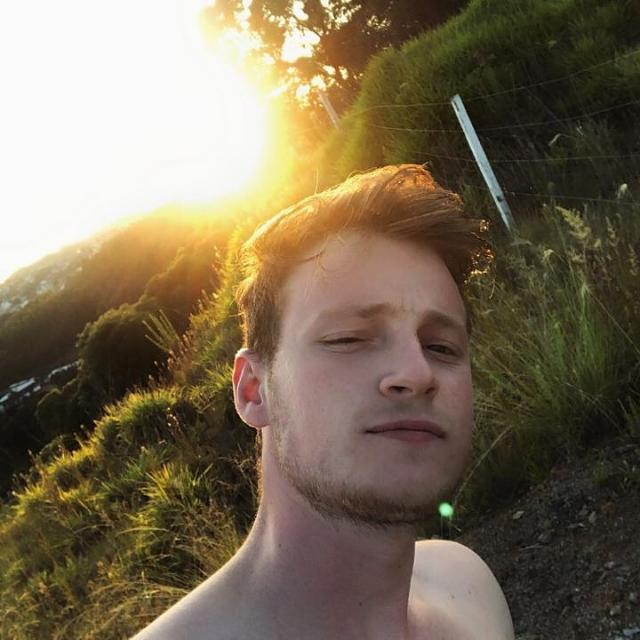
#> input picture resources/bruno.jpeg, 640 x 640 px, found by its file name
$ python laplacian.py   (older library calls are emulated)
#> lines starting #> are read from the running program, lines starting #| are printed output that depends on the picture
import cv2

image = cv2.imread('./resources/bruno.jpeg')
#> image is the input picture: shape (640, 640, 3); mean B, G, R 84, 106.2, 119.8
cv2.imshow("Original", image)

image_result = cv2.Laplacian(image, cv2.CV_8U)
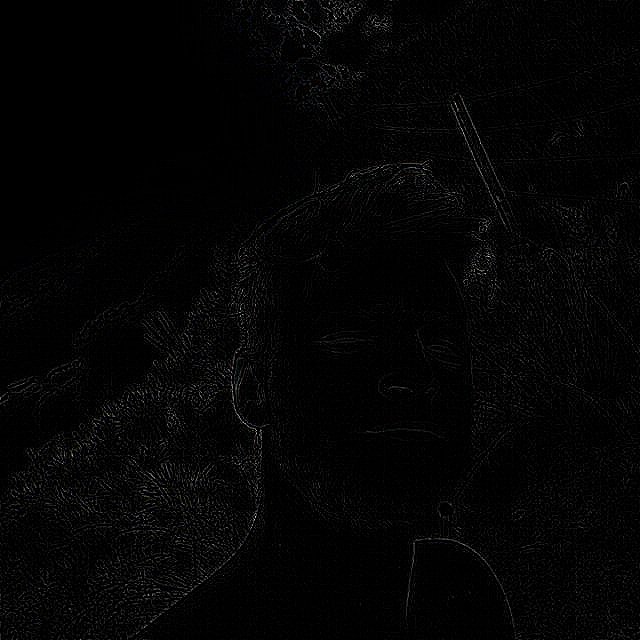
#> image_result: shape (640, 640, 3); mean B, G, R 4.2, 4.1, 4.2
cv2.imshow("Result", image_result)

cv2.waitKey(0)
cv2.destroyAllWindows()
